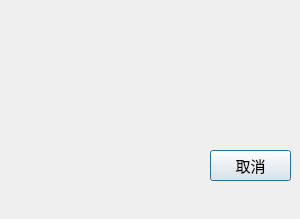
<?xml version="1.0" encoding="UTF-8"?>
<ui version="4.0">
 <class>Dialog</class>
 <widget class="QDialog" name="Dialog">
  <property name="geometry">
   <rect>
    <x>0</x>
    <y>0</y>
    <width>300</width>
    <height>219</height>
   </rect>
  </property>
  <property name="windowTitle">
   <string>新建时间表对话框</string>
  </property>
  <widget class="QPushButton" name="cancelButton">
   <property name="geometry">
    <rect>
     <x>210</x>
     <y>150</y>
     <width>81</width>
     <height>31</height>
    </rect>
   </property>
   <property name="font">
    <font>
     <family>汉仪文黑-75W</family>
     <pointsize>11</pointsize>
    </font>
   </property>
   <property name="text">
    <string>取消</string>
   </property>
  </widget>
 </widget>
 <resources/>
 <connections/>
</ui>
